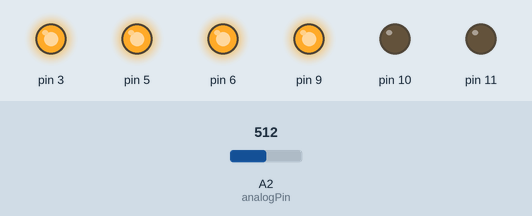
A sketch run on a simulated Arduino Uno, built with avr-gcc and run on an emulated ATmega328P. Parts: output pins drawn as LEDs (lit = HIGH). The test bench sets the inputs (shaded band); at power-on: A2 (analogPin) = 512.

Above: at 1.2 s.
1.3 s: A2 (analogPin) set to 631
2.8 s: A2 (analogPin) set to 657
At 3.8 s:
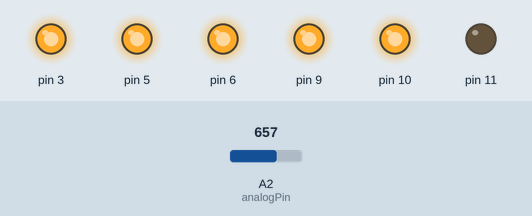
4.3 s: A2 (analogPin) set to 511
At 5.0 s:
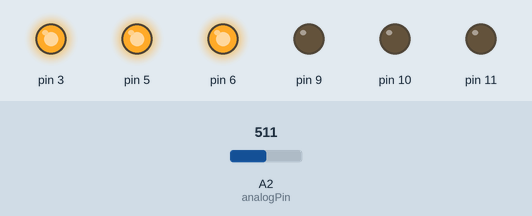
5.8 s: A2 (analogPin) set to 395
7.3 s: A2 (analogPin) set to 372
At 8.5 s:
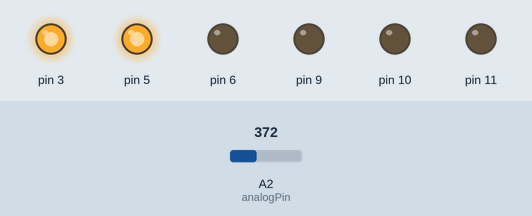
8.8 s: A2 (analogPin) set to 716
At 9.6 s:
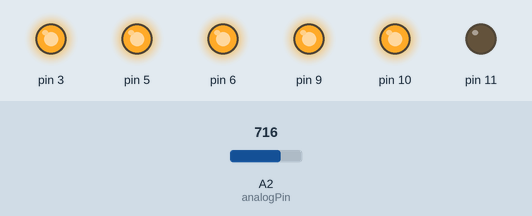
Timing chart, 0 to 11.3 s (numbered marks = the images above; inputs shaded):
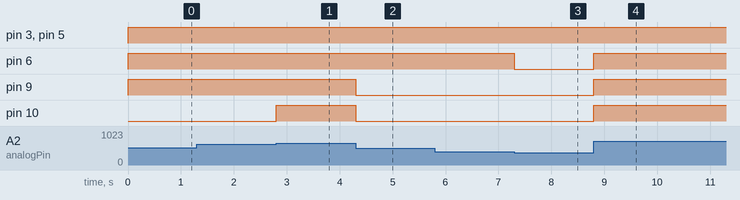

The sketch:

regler.ino
```cpp
int analogPin;
int stickValue;

void setup() {

  pinMode(3, OUTPUT);
  pinMode(5, OUTPUT);
  pinMode(6, OUTPUT);
  pinMode(9, OUTPUT);
  pinMode(10, OUTPUT);
  pinMode(11, OUTPUT);

  stickValue = 0;
  analogPin = A2;

  Serial.begin(9600);
}

void loop() {

	stickValue = analogRead(analogPin) >> 7;

	//Serial.println(stickValue);

	switch(stickValue) {

		case 0:

			setPhase(0,0,0,0,0,0);
		break;

		case 1:

			setPhase(1,0,0,0,0,0);
		break;

		case 2:

			setPhase(1,1,0,0,0,0);
		break;

		case 3:

			setPhase(1,1,1,0,0,0);
		break;

		case 4:

			setPhase(1,1,1,1,0,0);
		break;

		case 5:

			setPhase(1,1,1,1,1,0);
		break;

		case 6:

			setPhase(1,1,1,1,1,1);
		break;
		}
}

void setPhase(int one, int two, int three, int four, int five, int six) {
	digitalWrite(3,one);
	digitalWrite(5,two);
	digitalWrite(6,three);
	digitalWrite(9,four);
	digitalWrite(10,five);
	digitalWrite(11,six);
}
```

Measured:
- the behaviour switches between 639 and 640 on A2 (analogPin) (found by bisection; images 0 and 1)
- the behaviour switches between 384 and 383 on A2 (analogPin) (found by bisection; images 2 and 3)
- after the input at 1.3 s, every drawn part: stays the same
- after the input at 2.8 s, pin 10: LOW → HIGH at once
- after the input at 4.3 s, pin 9, pin 10: HIGH → LOW at once
- after the input at 5.8 s, every drawn part: stays the same
- after the input at 7.3 s, pin 6: HIGH → LOW at once
- after the input at 8.8 s, pin 6, pin 9, pin 10: LOW → HIGH at once
